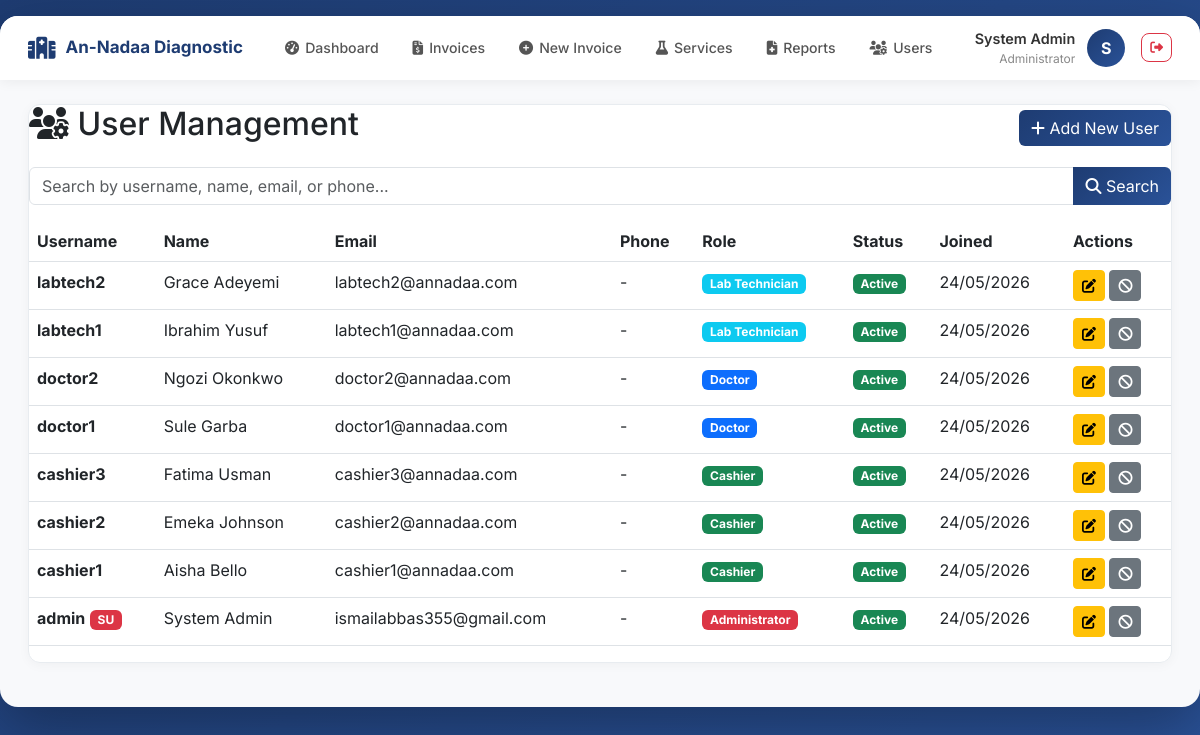
Screenshot of /accounts/users/ (signed in) with the database file from the repository.
### apps/accounts/models.py (models this page shows, shortened)
class User(AbstractUser):
    ROLE_CHOICES = [
        ('ADMIN', 'Administrator'),
        ('CASHIER', 'Cashier'),
        ('DOCTOR', 'Doctor'),
        ('LAB_TECH', 'Lab Technician'),
    ]
    role = models.CharField(max_length=20, choices=ROLE_CHOICES, default='CASHIER')
    phone_number = models.CharField(max_length=20, blank=True)
    class Meta:
        ordering = ['-date_joined']
    @property
    def is_admin(self):
        return self.role == 'ADMIN'

### apps/accounts/views.py (the view, shortened to what this page needs)
# urls.py: path('users/', views.user_list, name='user_list'),
@login_required
@user_passes_test(is_admin)
def user_list(request):
    query = request.GET.get('q', '')
    users = User.objects.all()
    paginator = Paginator(users, 20)
    page = request.GET.get('page')
    users = paginator.get_page(page)
    return render(request, 'accounts/user_list.html', {
        'users': users,
        'query': query
    })

### apps/accounts/views.py (called while the page is built)
def is_admin(user):
    return user.is_authenticated and user.role == 'ADMIN'

### templates/accounts/user_list.html (shortened to what this page needs)
{% extends 'base.html' %}
{% block content %}
<div class="card">
    <div class="d-flex justify-content-between align-items-center mb-3">
        <h2><i class="fas fa-users-cog"></i> User Management</h2>
        <a href="{% url 'accounts:user_create' %}" class="btn btn-primary">
            <i class="fas fa-plus"></i> Add New User
        </a>
    </div>
    <form method="get" class="mb-3">
        <div class="input-group">
            <input type="text" name="q" class="form-control" placeholder="Search by username, name, email, or phone..." value="{{ query }}">
            <button type="submit" class="btn btn-primary">
                <i class="fas fa-search"></i> Search
            </button>
        </div>
    </form>
    <div class="table-responsive">
        <table class="table table-hover">
            <thead>
                <tr>
                    <th>Username</th>
                    <th>Name</th>
                    <th>Email</th>
                    <th>Phone</th>
                    <th>Role</th>
                    <th>Status</th>
                    <th>Joined</th>
                    <th>Actions</th>
                </thead>
                <tbody>
                    {% for user in users %}
                    <tr>
                        <td><strong>{{ user.username }}</strong>{% if user.is_superuser %} <span class="badge bg-danger">SU</span>{% endif %}</td>
                        <td>{{ user.get_full_name|default:"-" }}</td>
                        <td>{{ user.email|default:"-" }}</td>
                        <td>{{ user.phone_number|default:"-" }}</td>
                        <td>
                            <span class="badge bg-{% if user.role == 'ADMIN' %}danger{% elif user.role == 'DOCTOR' %}primary{% elif user.role == 'LAB_TECH' %}info{% else %}success{% endif %}">
                                {{ user.get_role_display }}
                            </span>
                        </td>
                        <td>
                            {% if user.is_active %}
                            <span class="badge bg-success">Active</span>
                            {% else %}
                            <span class="badge bg-danger">Inactive</span>
                            {% endif %}
                        </td>
                        <td>{{ user.date_joined|date:"d/m/Y" }}</td>
                        <td>
                            <a href="{% url 'accounts:user_edit' user.id %}" class="btn btn-sm btn-warning" title="Edit">
                                <i class="fas fa-edit"></i>
                            </a>
                            {% if user.is_active %}
                            <a href="{% url 'accounts:user_toggle' user.id %}" class="btn btn-sm btn-secondary" title="Deactivate" onclick="return confirm('Deactivate this user?')">
                                <i class="fas fa-ban"></i>
                            </a>
                            {% else %}
                            <a href="{% url 'accounts:user_toggle' user.id %}" class="btn btn-sm btn-success" title="Activate" onclick="return confirm('Activate this user?')">
                                <i class="fas fa-check-circle"></i>
                            </a>
                            {% endif %}
                        </td>
                    </tr>
                    {% empty %}
                    <tr>
                        <td colspan="8" class="text-center">No users found</td>
                    </tr>
                    {% endfor %}
                </tbody>
            </table>
        </div>
    </div>
</div>
{% endblock %}

### templates/base.html (shortened to what this page needs)
<!DOCTYPE html>
<html lang="en">
<head>
    <link href="https://cdn.jsdelivr.net/npm/bootstrap@5.3.0/dist/css/bootstrap.min.css" rel="stylesheet">
    <link rel="stylesheet" href="https://cdnjs.cloudflare.com/ajax/libs/font-awesome/6.4.0/css/all.min.css">
    <link href="https://cdn.jsdelivr.net/npm/select2@4.1.0-rc.0/dist/css/select2.min.css" rel="stylesheet">
    <link href="https://cdn.jsdelivr.net/npm/select2-bootstrap-5-theme@1.3.0/dist/select2-bootstrap-5-theme.min.css" rel="stylesheet">
</head>
<body>
<div class="app-container">
    {% if user.is_authenticated %}
    <nav class="navbar-custom">
        <a class="nav-brand" href="{% url 'dashboard:home' %}">
            <i class="fas fa-hospital-alt"></i>
            <span>An-Nadaa Diagnostic</span>
        </a>
        <div class="nav-menu">
            <a href="{% url 'dashboard:home' %}" class="nav-item">
                <i class="fas fa-tachometer-alt"></i> Dashboard
            </a>
            {% if user.is_admin %}
                <a href="{% url 'invoices:list' %}" class="nav-item">
                    <i class="fas fa-file-invoice-dollar"></i> Invoices
                </a>
                <a href="{% url 'invoices:create' %}" class="nav-item">
                    <i class="fas fa-plus-circle"></i> New Invoice
                </a>
                <a href="{% url 'services:list' %}" class="nav-item">
                    <i class="fas fa-flask"></i> Services
                </a>
                <a href="{% url 'reports:list' %}" class="nav-item">
                    <i class="fas fa-file-medical"></i> Reports
                </a>
                <a href="{% url 'accounts:user_list' %}" class="nav-item">
                    <i class="fas fa-users-cog"></i> Users
                </a>
            {% endif %}
        </div>
        <div class="user-profile">
            <div class="user-info">
                <div class="user-name">{{ user.get_full_name|default:user.username }}</div>
                <div class="user-role">{{ user.get_role_display }}</div>
            </div>
            <div class="user-avatar">
                {{ user.get_full_name|first|default:user.username|first|upper }}
            </div>
            <a href="{% url 'accounts:logout' %}" class="btn btn-sm btn-outline-danger ms-1"
               onclick="return confirm('Log out?')" style="border-radius:8px; font-size:.8rem;">
                <i class="fas fa-sign-out-alt"></i>
            </a>
        </div>
    </nav>
    {% endif %}
    <div class="main-content">
        {% block content %}{% endblock %}
    </div>
</body>
</html>

### templates/base.html (style rules this page uses)
* { margin: 0; padding: 0; box-sizing: border-box; }
body { font-family: 'Inter', sans-serif; background: linear-gradient(135deg, #1e3c72 0%, #2a5298 100%); min-height: 100vh; }
.app-container { max-width: 1440px; margin: 16px auto; background: #f8f9fb; border-radius: 18px; box-shadow: 0 20px 60px rgba(0,0,0,.3); overflow: hidden; }
.navbar-custom { background: #fff; padding: 12px 28px; box-shadow: 0 2px 12px rgba(0,0,0,.06); display: flex; justify-content: space-between; align-items: center; gap: 16px; flex-wrap: wrap; }
.nav-brand { display: flex; align-items: center; gap: 10px; text-decoration: none; }
.nav-brand i { font-size: 22px; color: #1e3c72; }
.nav-brand span { font-size: 17px; font-weight: 700; color: #1e3c72; }
.nav-menu { display: flex; gap: 6px; align-items: center; flex-wrap: wrap; }
.nav-item { display: flex; align-items: center; gap: 6px; color: #555; cursor: pointer; padding: 7px 14px; border-radius: 8px; transition: all .2s; text-decoration: none; font-size: .88rem; font-weight: 500; }
.user-profile { display: flex; align-items: center; gap: 12px; }
.user-info { text-align: right; }
.user-name { font-weight: 600; font-size: .9rem; color: #333; }
.user-role { font-size: .75rem; color: #888; }
.user-avatar { width: 38px; height: 38px; background: linear-gradient(135deg, #1e3c72, #2a5298); border-radius: 50%; display: flex; align-items: center; justify-content: center; color: #fff; font-weight: 700; font-size: 1rem; flex-shrink: 0; }
.main-content { padding: 24px 28px; }
.card { background: #fff; border-radius: 12px; border: 1px solid #e8ecf0; box-shadow: 0 2px 12px rgba(0,0,0,.04); margin-bottom: 20px; }
.btn-primary { background: linear-gradient(135deg, #1e3c72, #2a5298); border: none; }

### rows the page displays
User: get_full_name "System Admin", role "Administrator", get_full_name|first "S", username "admin", is_superuser "SU", email "ismailabbas355@gmail.com", phone_number "-", is_active "Active", date_joined "24/05/2026"
User: username "labtech2", get_full_name "Grace Adeyemi", email "labtech2@annadaa.com", phone_number "-", role "Lab Technician", is_active "Active", date_joined "24/05/2026"
User: username "labtech1", get_full_name "Ibrahim Yusuf", email "labtech1@annadaa.com", phone_number "-", role "Lab Technician", is_active "Active", date_joined "24/05/2026"
User: username "doctor2", get_full_name "Ngozi Okonkwo", email "doctor2@annadaa.com", phone_number "-", role "Doctor", is_active "Active", date_joined "24/05/2026"
User: username "doctor1", get_full_name "Sule Garba", email "doctor1@annadaa.com", phone_number "-", role "Doctor", is_active "Active", date_joined "24/05/2026"
User: username "cashier3", get_full_name "Fatima Usman", email "cashier3@annadaa.com", phone_number "-", role "Cashier", is_active "Active", date_joined "24/05/2026"
User: username "cashier2", get_full_name "Emeka Johnson", email "cashier2@annadaa.com", phone_number "-", role "Cashier", is_active "Active", date_joined "24/05/2026"
User: username "cashier1", get_full_name "Aisha Bello", email "cashier1@annadaa.com", phone_number "-", role "Cashier", is_active "Active", date_joined "24/05/2026"
